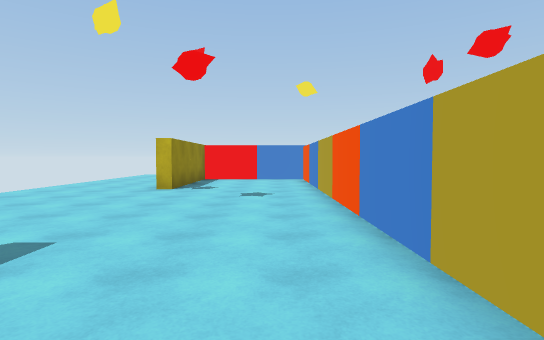
View 1 (above)

16 first-person views from a walk through a scene from a Unity 3-D project. The camera is 1.4 m above the floor, tilts 2° down and sees 80° across. The floor is counted in squares, 1.89 m on a side. Each view is taken from the middle of a square. On the plan, view 1 faces up. The plan holds only what a view shows up to about 11 squares ahead; the rest is blank. The player character is not drawn.

View 2
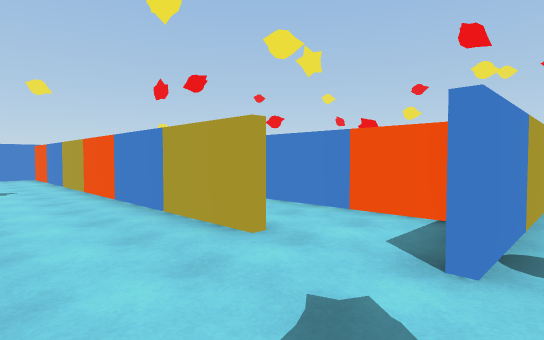

View 3
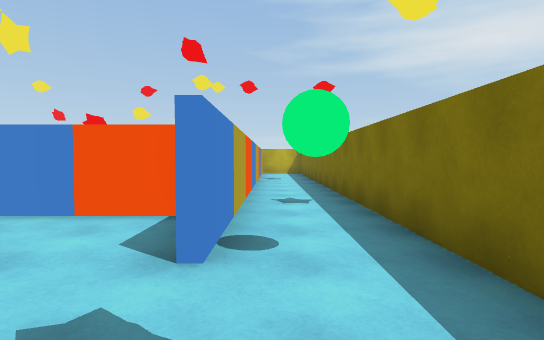

View 4
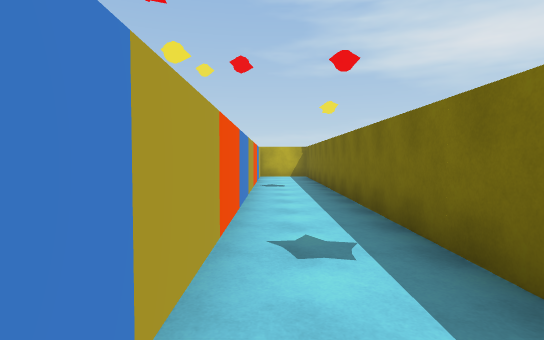

View 5
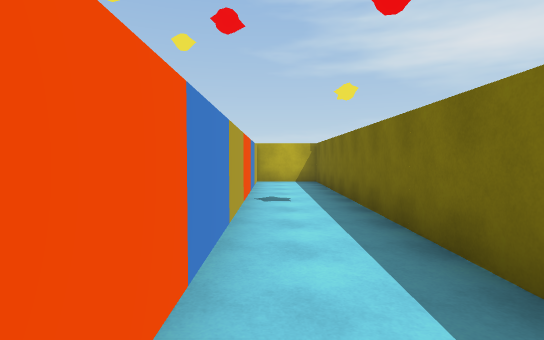

View 6
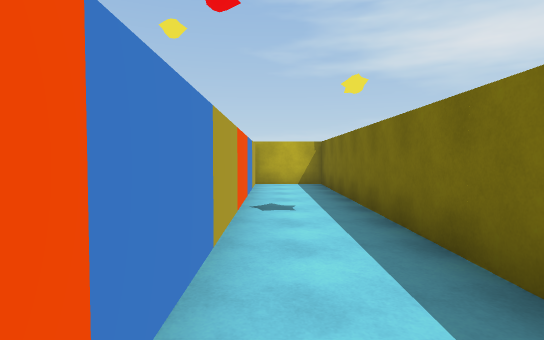

View 7
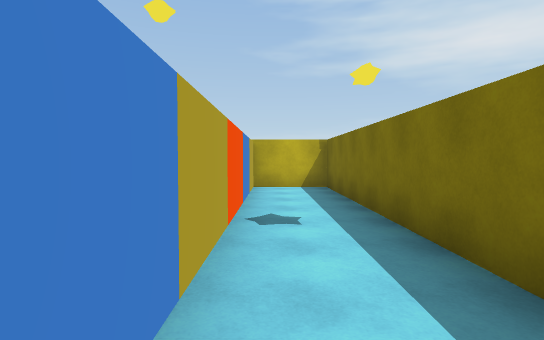

View 8
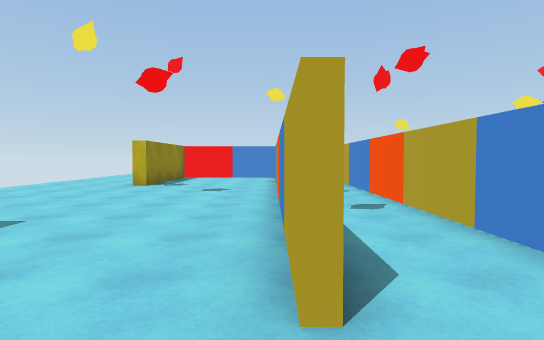

View 9
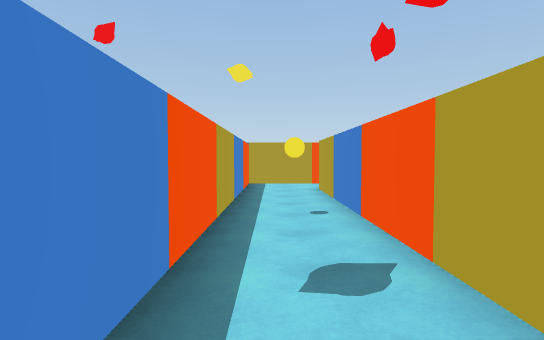

View 10
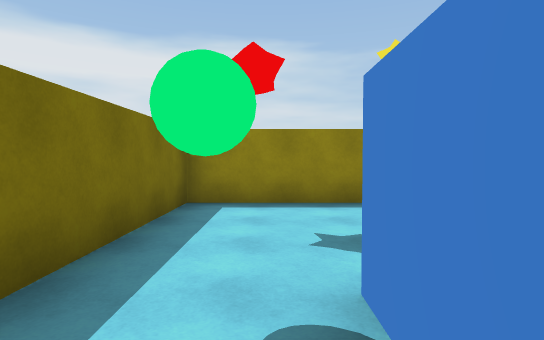

View 11
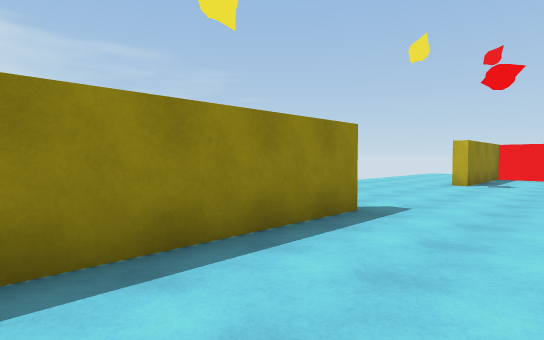

View 12
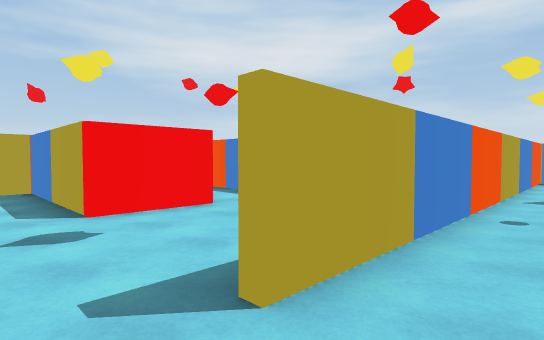

View 13
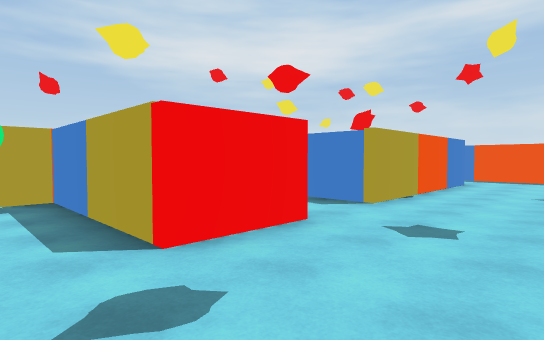

View 14
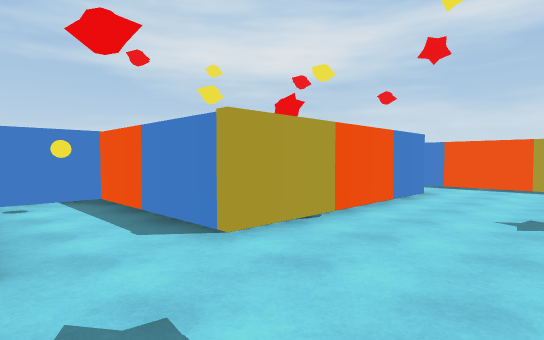

View 15
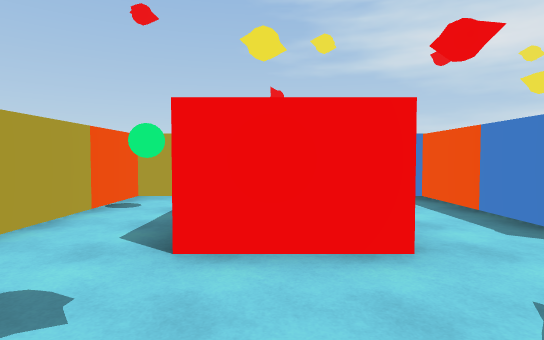

View 16
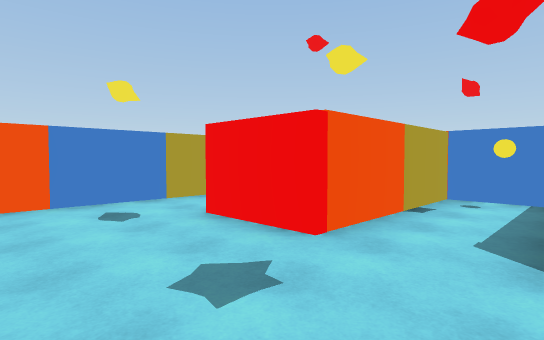

### Floor plan
Points are (right, up) in squares from view 1. A wall is a line through its corners. A room is listed if a view was taken in it or the views show most of it. See-through windows are left out.
Room 1 (views 1, 2, 3, 4, 5, 6, 7, 8, 10, 11)
walls: (1.1, 0.4) (1.1, 2.4); (-2.4, 2.2) (-2.4, -3.4) (15.4, -3.4) (15.4, -1.5) (1.2, -1.5)
ways out: opening at (1, 0) to room 2; opening at (-0.5, 1.5)
Room 2 (views 9, 12)
walls: (3.1, -1.4) (3.1, 10); (2.5, 11.6) (1.3, 11.6) (1.3, 2.8)
ways out: opening at (1, 0) to room 1; opening at (3, 10.5) to room 3
Room 3 (views 13, 14, 15, 16)
walls: (6.5, 0.8) (6.5, 6) (10.4, 6) (10.4, 7.9) (6.5, 7.9) (6.5, 9.8) (10.4, 9.8) (10.4, 11.6) (2.5, 11.6); (4.8, -1.3) (6.5, -1.3)
ways out: opening at (3, 10.5) to room 2; opening at (7, 0)

Where each view was taken, in squares from view 1:
view 1: 0 up, 0 right, facing up
view 2: 2 down, 1 left, facing up-right
view 3: 2 down, 1 left, facing right
view 4: 2 down, 2 right, facing right
view 5: 2 down, 5 right, facing right
view 6: 2 down, 6 right, facing right
view 7: 2 down, 7 right, facing right
view 8: 1 down, 1 right, facing up
view 9: 2 up, 2 right, facing up
view 10: 2 down, 3 right, facing left
view 11: 2 down, 0 right, facing up-left
view 12: 11 up, 2 right, facing down-right
view 13: 11 up, 4 right, facing down-right
view 14: 8 up, 4 right, facing down-right
view 15: 9 up, 4 right, facing right
view 16: 6 up, 4 right, facing up-right
